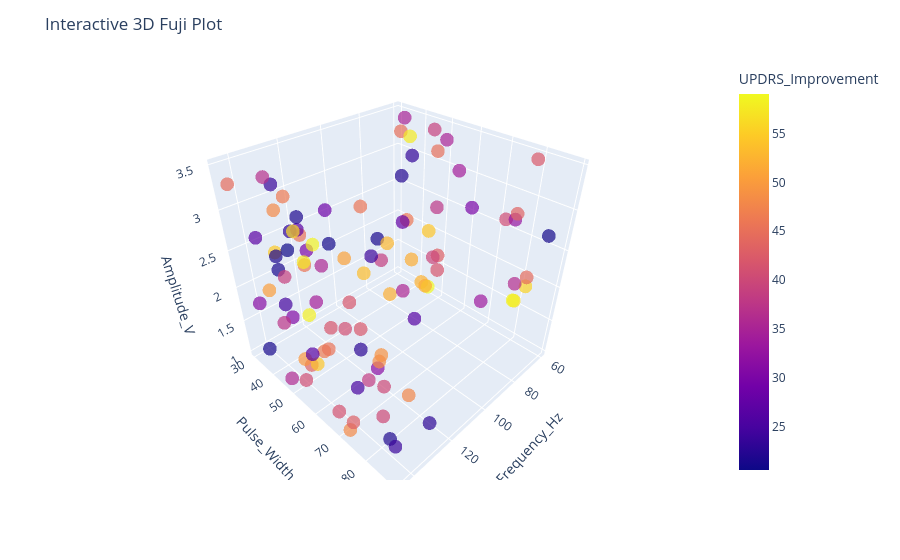

Notebook source saved alongside this figure:
### Code cell
import numpy as np
import pandas as pd
import plotly.express as px

# 模拟 DBS 参数数据
np.random.seed(42)
df = pd.DataFrame({
    'Patient_ID': range(1, 101),
    'Frequency_Hz': np.random.choice([130, 145, 60], 100),
    'Pulse_Width': np.random.uniform(30, 90, 100),
    'Amplitude_V': np.random.uniform(1.0, 3.5, 100),
    'UPDRS_Improvement': np.random.uniform(20, 60, 100)
})

# 3D 富士图
fig = px.scatter_3d(df, x='Frequency_Hz', y='Pulse_Width', z='Amplitude_V',
                    color='UPDRS_Improvement', hover_name='Patient_ID',
                    size_max=10, opacity=0.7)
fig.update_layout(title='Interactive 3D Fuji Plot')
fig.show()
fig.write_html("interactive_3D_plot.html")
print("3D 交互式图已保存为 interactive_3D_plot.html，可以用浏览器打开。")
